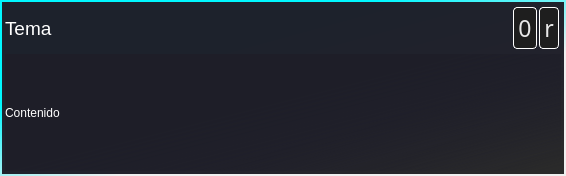
<?xml version="1.0" encoding="UTF-8"?>
<ui version="4.0">
 <class>MensD</class>
 <widget class="QWidget" name="MensD">
  <property name="geometry">
   <rect>
    <x>0</x>
    <y>0</y>
    <width>566</width>
    <height>176</height>
   </rect>
  </property>
  <property name="maximumSize">
   <size>
    <width>16777215</width>
    <height>16777215</height>
   </size>
  </property>
  <property name="windowTitle">
   <string>Form</string>
  </property>
  <property name="styleSheet">
   <string notr="true">QWidget#widget_Pading{
	background-color: qlineargradient(spread:pad, x1:0, y1:0, x2:0.585, y2:0.66, stop:0.505682 rgba(0, 248, 255, 255), stop:1 rgba(0, 0, 0, 0));
}
QWidget#widget{
	background-color: qlineargradient(spread:pad, x1:0, y1:0, x2:0.943191, y2:0.984, stop:0.685393 rgba(30, 30, 40, 250), stop:1 rgba(0, 0, 0, 210));	
}
QWidget#widget_2{
	background-color:qlineargradient(spread:pad, x1:0.40713, y1:0.511, x2:1, y2:1, stop:0 rgba(30,30,40, 237), stop:1 rgba(255, 255, 255, 0));
}
/* Botones */
QPushButton{
	background-color: rgb(30,30,30);
	border:1px solid rgb(255,255,255);
	border-radius:4px;
	color:rgba(255,255,255,0.9);
	padding:4px;
}
QPushButton:hover{
	font: 57 15pt &quot;Marlett&quot;;
	background-color: rgba(30,30,30,0.8);
	border:1px solid rgb(255,255,255);
	border-radius:4px;
	color:rgba(255,255,255,0.7);
	padding:2px;
}
QPushButton:pressed{
	font: 57 13pt &quot;Marlett&quot;;
	background-color: rgb(30,30,30);
	border:1px solid rgb(255,255,255);
	border-radius:4px;
	color:#ffffff;
	padding:30px;
}
QPushButton#Cerrar:hover{
	font: 57 15pt &quot;Marlett&quot;;
	background-color:rgba(255,0,0,0.8);
	border: 1px solid rgb(255,255,255);
	border-radius:4px;
	color:rgba(255,255,255,0.74);
	padding:2px;
}
QPushButton#Cerrar:pressed{
	font: 57 10pt &quot;Marlett&quot;;
	background-color:rgba(255,0,0,1);
	border: 1px solid rgb(255,255,255);
	border-radius:4px;
	color:#ffffff;
	padding:2px;
}
QLineEdit{
	color: #ffffff;
	background-color: rgba(27, 29, 35, 160);
	border: 1px solid rgb(255,255,255);
	border-radius: 2px;
	font: 14pt &quot;MS Shell Dlg 2&quot;;
}
/*   Modificacion de los labes*/
QLabel{
	background: transparent;
	color:#ffffff;
	font: 14pt &quot;MS Shell Dlg 2&quot;;
}</string>
  </property>
  <layout class="QGridLayout" name="gridLayout">
   <property name="leftMargin">
    <number>0</number>
   </property>
   <property name="topMargin">
    <number>0</number>
   </property>
   <property name="rightMargin">
    <number>0</number>
   </property>
   <property name="bottomMargin">
    <number>0</number>
   </property>
   <property name="spacing">
    <number>0</number>
   </property>
   <item row="0" column="0">
    <widget class="QWidget" name="widget_Pading" native="true">
     <property name="enabled">
      <bool>true</bool>
     </property>
     <layout class="QGridLayout" name="gridLayout_2">
      <property name="leftMargin">
       <number>2</number>
      </property>
      <property name="topMargin">
       <number>2</number>
      </property>
      <property name="rightMargin">
       <number>2</number>
      </property>
      <property name="bottomMargin">
       <number>2</number>
      </property>
      <property name="spacing">
       <number>2</number>
      </property>
      <item row="0" column="0">
       <widget class="QWidget" name="widget" native="true">
        <layout class="QVBoxLayout" name="verticalLayout">
         <property name="spacing">
          <number>3</number>
         </property>
         <property name="leftMargin">
          <number>3</number>
         </property>
         <property name="topMargin">
          <number>3</number>
         </property>
         <property name="rightMargin">
          <number>3</number>
         </property>
         <property name="bottomMargin">
          <number>3</number>
         </property>
         <item alignment="Qt::AlignTop">
          <widget class="QWidget" name="widget_3" native="true">
           <layout class="QHBoxLayout" name="horizontalLayout">
            <property name="spacing">
             <number>0</number>
            </property>
            <property name="leftMargin">
             <number>0</number>
            </property>
            <property name="topMargin">
             <number>0</number>
            </property>
            <property name="rightMargin">
             <number>0</number>
            </property>
            <property name="bottomMargin">
             <number>0</number>
            </property>
            <item>
             <widget class="QWidget" name="widget_5" native="true">
              <property name="sizePolicy">
               <sizepolicy hsizetype="Expanding" vsizetype="Preferred">
                <horstretch>0</horstretch>
                <verstretch>0</verstretch>
               </sizepolicy>
              </property>
              <layout class="QGridLayout" name="gridLayout_3">
               <property name="leftMargin">
                <number>0</number>
               </property>
               <property name="topMargin">
                <number>0</number>
               </property>
               <property name="rightMargin">
                <number>0</number>
               </property>
               <property name="bottomMargin">
                <number>0</number>
               </property>
               <property name="spacing">
                <number>0</number>
               </property>
               <item row="0" column="0">
                <widget class="QLabel" name="Tema">
                 <property name="font">
                  <font>
                   <family>MS Shell Dlg 2</family>
                   <pointsize>14</pointsize>
                   <italic>false</italic>
                   <bold>false</bold>
                  </font>
                 </property>
                 <property name="text">
                  <string>Tema</string>
                 </property>
                </widget>
               </item>
              </layout>
             </widget>
            </item>
            <item alignment="Qt::AlignRight|Qt::AlignTop">
             <widget class="QWidget" name="widget_4" native="true">
              <layout class="QHBoxLayout" name="horizontalLayout_2">
               <property name="spacing">
                <number>2</number>
               </property>
               <property name="leftMargin">
                <number>2</number>
               </property>
               <property name="topMargin">
                <number>2</number>
               </property>
               <property name="rightMargin">
                <number>2</number>
               </property>
               <property name="bottomMargin">
                <number>2</number>
               </property>
               <item>
                <widget class="QPushButton" name="Minimizar">
                 <property name="font">
                  <font>
                   <family>Marlett</family>
                   <pointsize>17</pointsize>
                  </font>
                 </property>
                 <property name="text">
                  <string>0</string>
                 </property>
                </widget>
               </item>
               <item>
                <widget class="QPushButton" name="Cerrar">
                 <property name="font">
                  <font>
                   <family>Marlett</family>
                   <pointsize>17</pointsize>
                  </font>
                 </property>
                 <property name="text">
                  <string>r</string>
                 </property>
                </widget>
               </item>
              </layout>
             </widget>
            </item>
           </layout>
          </widget>
         </item>
         <item>
          <widget class="QWidget" name="widget_2" native="true">
           <property name="sizePolicy">
            <sizepolicy hsizetype="Preferred" vsizetype="Expanding">
             <horstretch>0</horstretch>
             <verstretch>0</verstretch>
            </sizepolicy>
           </property>
           <layout class="QGridLayout" name="gridLayout_4">
            <property name="leftMargin">
             <number>0</number>
            </property>
            <property name="topMargin">
             <number>0</number>
            </property>
            <property name="rightMargin">
             <number>0</number>
            </property>
            <property name="bottomMargin">
             <number>0</number>
            </property>
            <property name="spacing">
             <number>0</number>
            </property>
            <item row="0" column="0">
             <widget class="QLabel" name="Contenido">
              <property name="text">
               <string>Contenido</string>
              </property>
             </widget>
            </item>
           </layout>
          </widget>
         </item>
        </layout>
       </widget>
      </item>
     </layout>
    </widget>
   </item>
  </layout>
 </widget>
 <resources/>
 <connections>
  <connection>
   <sender>Minimizar</sender>
   <signal>clicked()</signal>
   <receiver>MensD</receiver>
   <slot>showMinimized()</slot>
   <hints>
    <hint type="sourcelabel">
     <x>517</x>
     <y>21</y>
    </hint>
    <hint type="destinationlabel">
     <x>571</x>
     <y>0</y>
    </hint>
   </hints>
  </connection>
  <connection>
   <sender>Cerrar</sender>
   <signal>clicked()</signal>
   <receiver>MensD</receiver>
   <slot>close()</slot>
   <hints>
    <hint type="sourcelabel">
     <x>545</x>
     <y>22</y>
    </hint>
    <hint type="destinationlabel">
     <x>567</x>
     <y>-4</y>
    </hint>
   </hints>
  </connection>
 </connections>
</ui>
